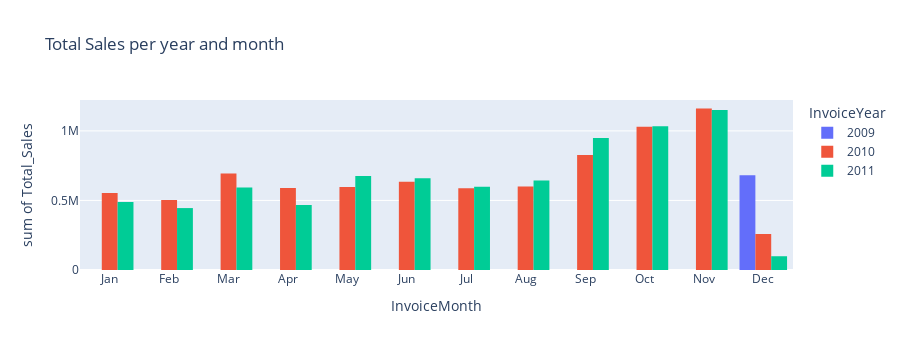

Source (notebook cell):
### Code cell
fig = px.histogram(data_year, x="InvoiceMonth", y="Total_Sales", color='InvoiceYear', barmode='group',
             histfunc='sum', height=350, title='Total Sales per year and month',
            category_orders={'InvoiceMonth': ['Jan','Feb','Mar','Apr','May','Jun','Jul','Aug','Sep','Oct','Nov','Dec'],
                              "InvoiceYear": ["2009", "2010","2011"]})

#fig.update_layout(xaxis={'categoryorder':'array', 
#                'categoryarray':['Jan','Feb','Mar','Apr','May','Jun','Jul','Aug','Sep','Oct','Nov','Dec']},
 #                 legend_traceorder="reversed")
fig.show()

### Figure 1 — Plotly figure (JSON) as saved in the notebook; plotly's stock layout.template omitted (floating-point values rounded to 4 significant figures)
{"data": [{"alignmentgroup": "True", "bingroup": "x", "histfunc": "sum", "hovertemplate": "InvoiceYear=2009<br>InvoiceMonth=%{x}<br>sum of Total_Sales=%{y}<extra></extra>", "legendgroup": "2009", "marker": {"color": "#636efa", "pattern": {"shape": ""}}, "name": "2009", "offsetgroup": "2009", "orientation": "v", "showlegend": true, "type": "histogram", "x": ["Dec"], "xaxis": "x", "y": [680400.0], "yaxis": "y"}, {"alignmentgroup": "True", "bingroup": "x", "histfunc": "sum", "hovertemplate": "InvoiceYear=2010<br>InvoiceMonth=%{x}<br>sum of Total_Sales=%{y}<extra></extra>", "legendgroup": "2010", "marker": {"color": "#EF553B", "pattern": {"shape": ""}}, "name": "2010", "offsetgroup": "2010", "orientation": "v", "showlegend": true, "type": "histogram", "x": ["Oct", "Nov", "May", "Mar", "Jun", "Sep", "Jan", "Feb", "Dec", "Aug", "Apr", "Jul"], "xaxis": "x", "y": [1030000.0, 1161000.0, 595760, 694500.0, 633800.0, 826500.0, 554300.0, 502800.0, 258800.0, 600400.0, 589500.0, 587900.0], "yaxis": "y"}, {"alignmentgroup": "True", "bingroup": "x", "histfunc": "sum", "hovertemplate": "InvoiceYear=2011<br>InvoiceMonth=%{x}<br>sum of Total_Sales=%{y}<extra></extra>", "legendgroup": "2011", "marker": {"color": "#00cc96", "pattern": {"shape": ""}}, "name": "2011", "offsetgroup": "2011", "orientation": "v", "showlegend": true, "type": "histogram", "x": ["Nov", "May", "Mar", "Jun", "Jul", "Dec", "Feb", "Aug", "Apr", "Oct", "Jan", "Sep"], "xaxis": "x", "y": [1151000.0, 676200.0, 592700.0, 659000.0, 597900.0, 98930.0, 445100.0, 642800.0, 467600.0, 1033000.0, 489700.0, 948600.0], "yaxis": "y"}], "layout": {"barmode": "group", "height": 350, "legend": {"title": {"text": "InvoiceYear"}, "tracegroupgap": 0}, "title": {"text": "Total Sales per year and month"}, "xaxis": {"anchor": "y", "categoryarray": ["Jan", "Feb", "Mar", "Apr", "May", "Jun", "Jul", "Aug", "Sep", "Oct", "Nov", "Dec"], "categoryorder": "array", "domain": [0, 1], "title": {"text": "InvoiceMonth"}}, "yaxis": {"anchor": "x", "domain": [0, 1], "title": {"text": "sum of Total_Sales"}}}}
